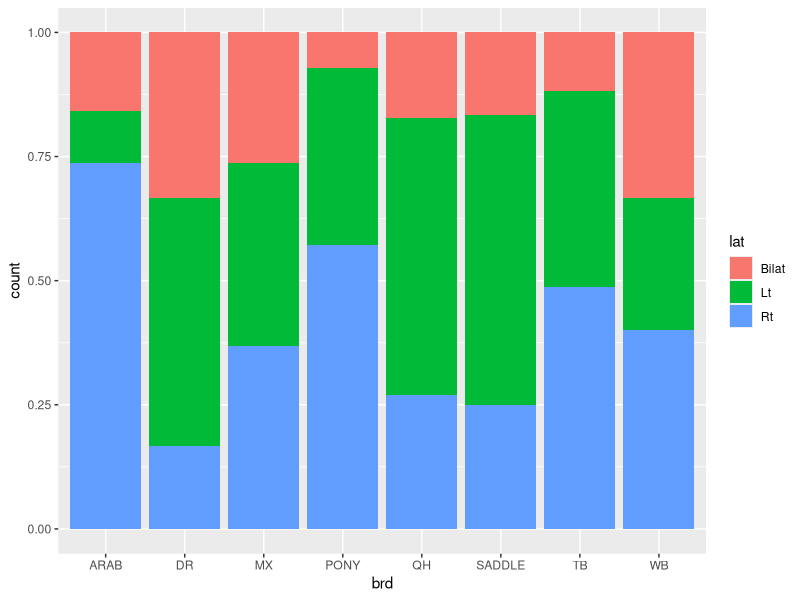
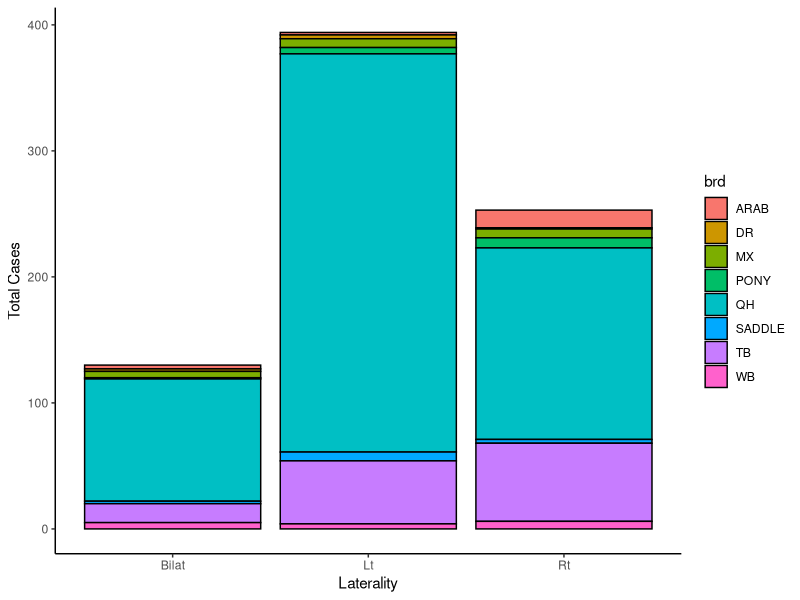
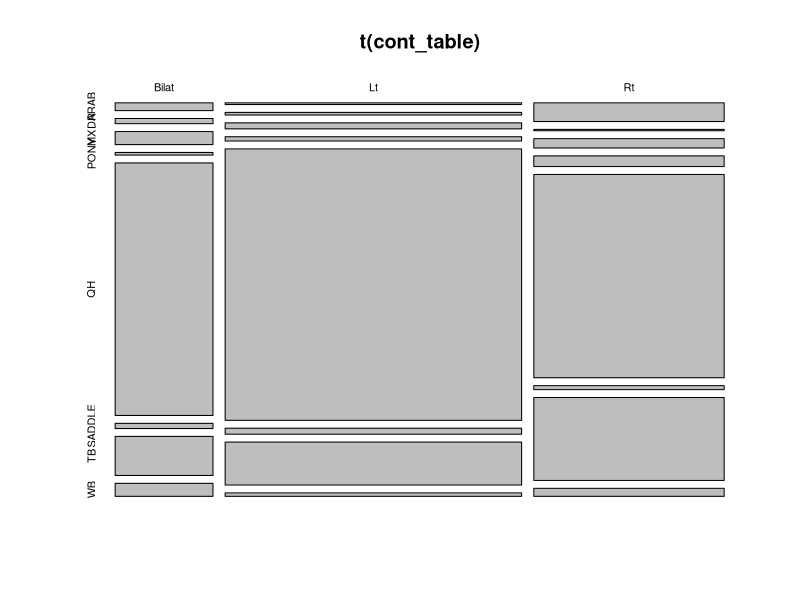
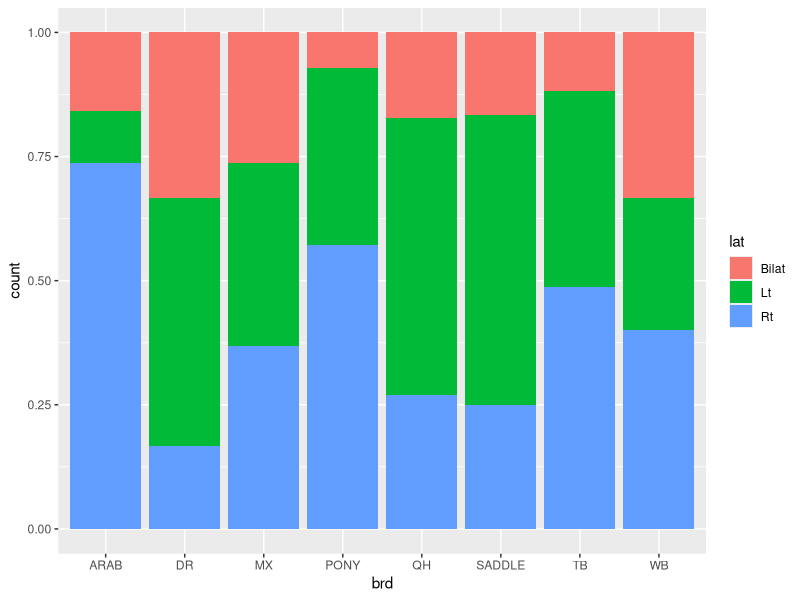
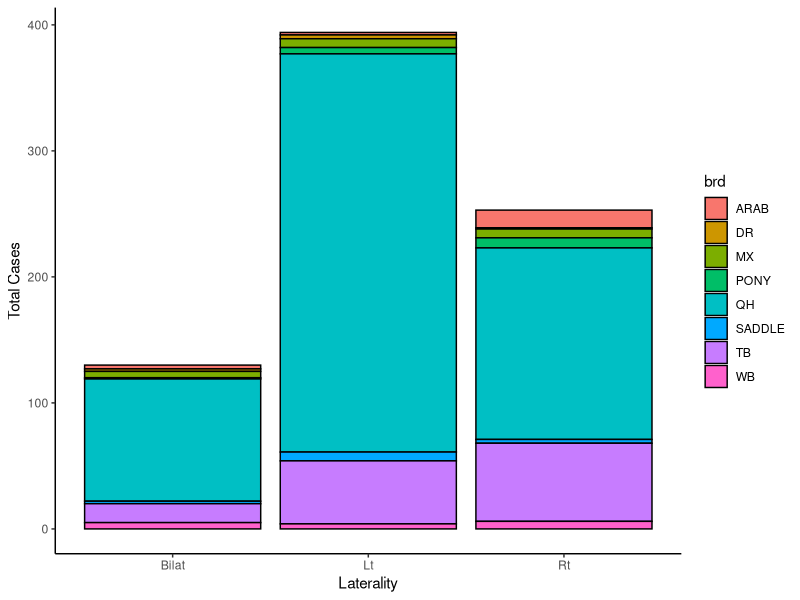

Source code (R) for these figures, in order:
library(ggplot2)
library(magrittr)
library(tidyverse)
library(nnet)
library(emmeans)

data <- read.csv(file="crypt_data_2.csv", colClasses = c("NULL",
                                                       "factor",
                                                       "factor",
                                                       "NULL"))
head(data)
str(data); levels(data$brd); levels(data$lat)
     

     #plot laterality by breed
p1 <- ggplot(data=data, aes(brd, fill=lat))
p1 + geom_bar(position="fill")
ggsave("plot1", device="png")

p2 <- ggplot(data=data, aes(lat, fill=brd))
p2 + geom_bar(position="stack", color="black") +
 # scale_fill_manual(name="Breed",
#                  values=c("grey","white"),
 #                   labels=c("Other", "Quarterhorse")) +
  theme_classic() +
  labs(x="Laterality", y="Total Cases")
ggsave("plot2", device="png")

     #create contingency table
cont_table <- table(data$brd, data$lat)
cont_table

     #are there any significant differences?
chisq.test(cont_table)
fisher.test(cont_table, simulate.p.value = TRUE) #there are differences in the distribution between groups
mosaicplot(t(cont_table)) #not super helpful or particularly legible


               

  #need regression model to get OR for individual laterality
     #create tall data from contingency table
t1 <- as.data.frame.table(cont_table)
colnames(t1) <- c("brd", "lat", "freq")
     #check to make sure table looks correct
str(t1)

     #create logistic regression model and view log odds ratios***NOT USED***
#model1 <- glm(brd ~ lat, family=binomial, data=t1, weights=freq)
#summary(model1)
#confint(model1)
  #OR table
     #extract odds ratios and confidence intervals
#t2 <- exp(cbind(OddsRatio=coef(model1), confint(model1))) %>%
#  round(digits=4)
#t2[c(2,3),]

  #multinomial model
     #more appropriate model - but not comparing L to R

t1$brd <- fct_relevel(t1$brd, "QH")  #relevel to compare all to QH

model2 <- multinom(lat ~ brd, data = t1, weights = freq, Hess=T, model=T)
summary(model2)
exp(coef(model2))   #calculate odds ratios and CI
exp(confint(model2))

  #!!create forest plot for multinomial data!!

   #check for significant differences between all pairs

emmout <- emmeans(model2, "brd", by="lat")
pairs(emmout)
contrast(emmout, "trt.vs.ctrl") #same results narrowing down groups to QH vs. each

     #relevel to compare L vs R

t1$lat <- fct_relevel(t1$lat, "Rt")
t2 <- filter(t1, lat != "Bilat")

model3 <- multinom(lat ~ brd, data = t2, weights = freq)                      
summary(model3)
exp(coef(model3))
exp(confint(model3))

emmout2 <- emmeans(model3, "brd", by="lat")
pairs(emmout2)
contrast(emmout2, "trt.vs.ctrl")

model4 <- glm(lat ~ brd, family=binomial, data=t2, weights=freq)
summary(model4)
exp(coef(model4))
exp(confint(model4))
emmeans(model4, "brd") %>%
  pairs()
emmeans(model4, "brd") %>% contrast("trt.vs.ctrl")
